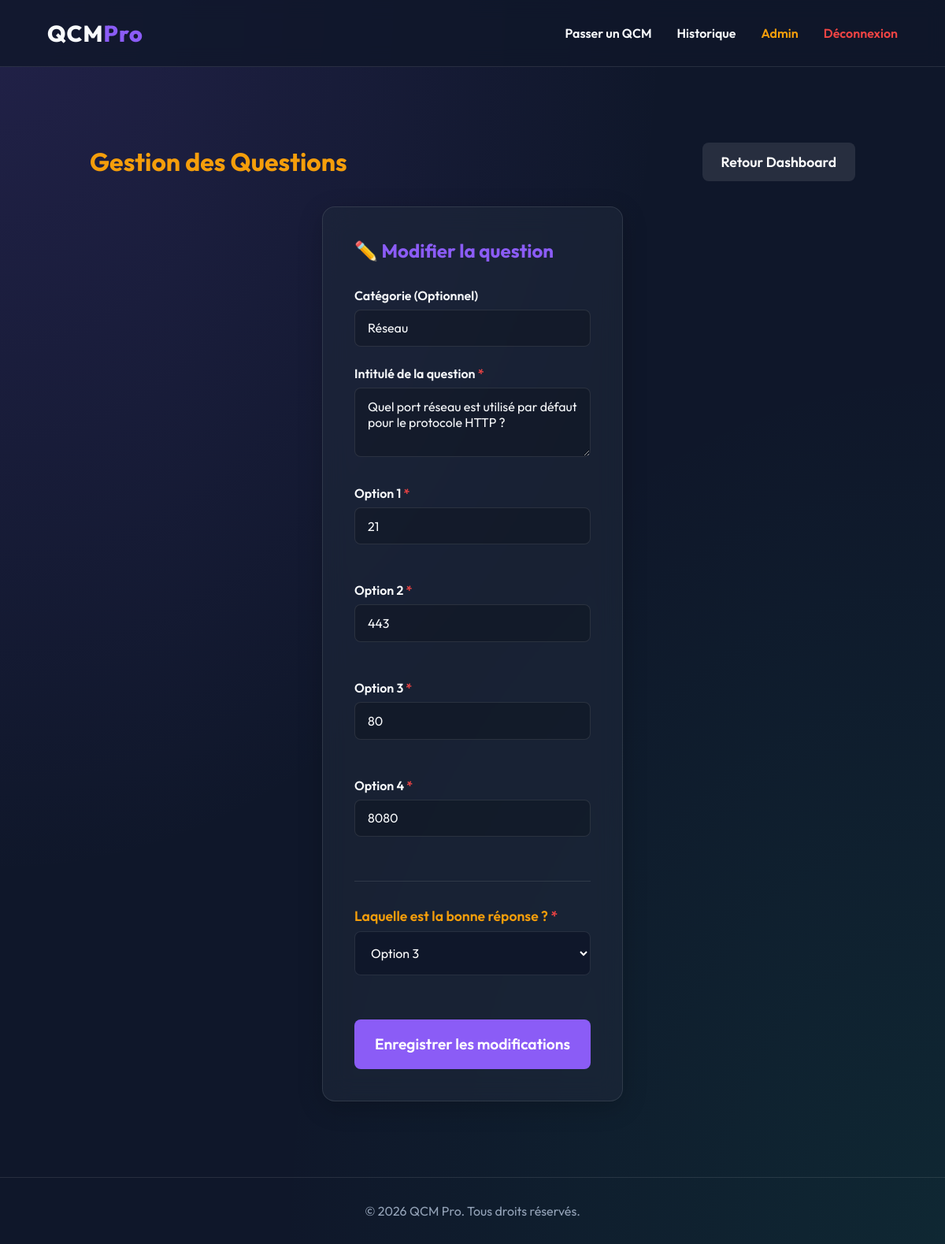
The page /admin/questions.php?action=edit&id=8 (signed in) on the database its author committed.
### tables this page shows
CREATE TABLE IF NOT EXISTS questions (
    id INT AUTO_INCREMENT PRIMARY KEY,
    question TEXT NOT NULL,
    reponse1 VARCHAR(255) NOT NULL,
    reponse2 VARCHAR(255) NOT NULL,
    reponse3 VARCHAR(255) NOT NULL,
    reponse4 VARCHAR(255) NOT NULL,
    bonne_reponse INT NOT NULL CHECK (bonne_reponse BETWEEN 1 AND 4),
    categorie VARCHAR(100)
);

### admin/questions.php (the view, shortened to what this page needs)
<?php
require_once '../config/db.php';
require_once '../includes/header.php';
$action = $_GET['action'] ?? 'list';
$questions = $pdo->query("SELECT * FROM questions ORDER BY id DESC")->fetchAll();
?>
<div class="container">
    <div style="display: flex; flex-wrap: wrap; justify-content: space-between; align-items: center; margin-bottom: 2rem; gap: 1rem;">
        <h1 style="color: var(--warning);">Gestion des Questions</h1>
        <div style="display: flex; gap: 1rem;">
            <a href="admin/index.php" class="btn-submit" style="width: auto; margin:0; text-decoration:none; padding: 0.8rem 1.5rem; background: rgba(255,255,255,0.1);">Retour Dashboard</a>
        </div>
    </div>
    <?php if ($action === 'list'): ?>
        <div class="glass-card" style="overflow-x: auto; padding: 1.5rem;">
            <table style="width: 100%; border-collapse: collapse; text-align: left;">
                <thead>
                    <tr style="border-bottom: 2px solid var(--surface-border);">
                        <th style="padding: 1rem; color: var(--text-muted); font-size: 0.9rem;">ID</th>
                        <th style="padding: 1rem; color: var(--text-muted); font-size: 0.9rem;">Intitulé</th>
                        <th style="padding: 1rem; color: var(--text-muted); font-size: 0.9rem;">Catégorie</th>
                        <th style="padding: 1rem; color: var(--text-muted); font-size: 0.9rem;">Actions</th>
                    </tr>
                </thead>
                <tbody>
                    <?php foreach ($questions as $q): ?>
                        <tr style="border-bottom: 1px solid var(--surface-border); transition: background 0.3s;" onmouseover="this.style.background='rgba(255,255,255,0.05)'" onmouseout="this.style.background='transparent'">
                            <td style="padding: 1rem; font-weight: bold;"><?= $q['id'] ?></td>
                            <td style="padding: 1rem; max-width: 400px; white-space: nowrap; overflow: hidden; text-overflow: ellipsis;">
                                <?= htmlspecialchars($q['question']) ?>
                            </td>
                            <td style="padding: 1rem;">
                                <span style="background: rgba(139, 92, 246, 0.2); color: var(--primary); padding: 0.3rem 0.8rem; border-radius: 20px; font-size: 0.85rem;">
                                    <?= htmlspecialchars($q['categorie'] ?: 'Non classé') ?>
                                </span>
                            </td>
                            <td style="padding: 1rem; display: flex; gap: 0.8rem;">
                                <a href="admin/questions.php?action=edit&id=<?= $q['id'] ?>" class="btn-primary" style="text-decoration:none; padding: 0.5rem 1rem; font-size: 0.85rem;">Modifier</a>
                                <a href="admin/questions.php?delete=<?= $q['id'] ?>" onclick="return confirm('Supprimer définitivement cette question ?');" class="btn-primary" style="text-decoration:none; padding: 0.5rem 1rem; background: var(--danger); font-size: 0.85rem;">Supprimer</a>
                            </td>
                        </tr>
                    <?php endforeach; ?>
                </tbody>
            </table>
        </div>
    <?php elseif ($action === 'add' || $action === 'edit'):
        $edit_q = null;
        if ($action === 'edit' && isset($_GET['id'])) {
            $stmt = $pdo->prepare("SELECT * FROM questions WHERE id = ?");
            $stmt->execute([$_GET['id']]);
            $edit_q = $stmt->fetch();
        }
    ?>
        <div class="glass-card" style="max-width: 800px; margin: 0 auto;">
            <h2 style="margin-bottom: 2rem; color: var(--primary);"><?= $edit_q ? '✏️ Modifier la question' : '➕ Ajouter une question' ?></h2>
            <form method="POST" action="admin/questions.php">
                <div class="form-group">
                    <label>Catégorie (Optionnel)</label>
                    <input type="text" name="categorie" class="form-control" placeholder="Ex: Programmation, Base de données..." value="<?= htmlspecialchars($edit_q['categorie'] ?? '') ?>">
                </div>
                <div class="form-group">
                    <label>Intitulé de la question <span style="color: var(--danger);">*</span></label>
                    <textarea name="question" class="form-control" rows="3" required><?= htmlspecialchars($edit_q['question'] ?? '') ?></textarea>
                </div>
                <div style="display: grid; grid-template-columns: repeat(auto-fit, minmax(300px, 1fr)); gap: 1.5rem; margin-top: 2rem;">
                    <div class="form-group">
                        <label>Option 1 <span style="color: var(--danger);">*</span></label>
                        <input type="text" name="reponse1" class="form-control" required value="<?= htmlspecialchars($edit_q['reponse1'] ?? '') ?>">
                    </div>
                    <div class="form-group">
                        <label>Option 2 <span style="color: var(--danger);">*</span></label>
                        <input type="text" name="reponse2" class="form-control" required value="<?= htmlspecialchars($edit_q['reponse2'] ?? '') ?>">
                    </div>
                    <div class="form-group">
                        <label>Option 3 <span style="color: var(--danger);">*</span></label>
                        <input type="text" name="reponse3" class="form-control" required value="<?= htmlspecialchars($edit_q['reponse3'] ?? '') ?>">
                    </div>
                    <div class="form-group">
                        <label>Option 4 <span style="color: var(--danger);">*</span></label>
                        <input type="text" name="reponse4" class="form-control" required value="<?= htmlspecialchars($edit_q['reponse4'] ?? '') ?>">
                    </div>
                </div>
                <div class="form-group" style="margin-top: 2rem; padding-top: 2rem; border-top: 1px solid var(--surface-border);">
                    <label style="color: var(--warning); font-size: 1.1rem;">Laquelle est la bonne réponse ? <span style="color: var(--danger);">*</span></label>
                    <select name="bonne_reponse" class="form-control" required style="background: var(--bg-color); color: white; cursor: pointer; padding: 1rem;">
                        <option value="3" <?= ($edit_q['bonne_reponse']??1) == 3 ? 'selected' : '' ?>>Option 3</option>
                    </select>
                </div>
                <button type="submit" class="btn-submit" style="font-size: 1.2rem; padding: 1.2rem; margin-top: 2rem;">
                    <?= $edit_q ? 'Enregistrer les modifications' : 'Ajouter à la base' ?>
                </button>
            </form>
        </div>
    <?php endif; ?>
</div>
<?php require_once '../includes/footer.php'; ?>

### public/css/style.css (style rules this page uses)
:root { --bg-color: #0f172a; --surface-color: rgba(30, 41, 59, 0.6); --surface-border: rgba(255, 255, 255, 0.1); --primary: #8b5cf6; --primary-hover: #7c3aed; --text-main: #f8fafc; --text-muted: #94a3b8; --danger: #ef4444; --success: #10b981; --warning: #f59e0b; }
* { margin: 0; padding: 0; box-sizing: border-box; }
body { font-family: 'Outfit', sans-serif; background-color: var(--bg-color); background-image: radial-gradient(at 0% 0%, rgba(139, 92, 246, 0.15) 0px, transparent 50%), radial-gradient(at 100% 100%, rgba(16, 185, 129, 0.1) 0px, transparent 50%); background-attachment: fixed; color: var(--text-main); min-height: 100vh; display: flex; flex-direction: column; }
.container { flex: 1; width: 100%; max-width: 1200px; margin: 0 auto; padding: 3rem 5%; display: flex; flex-direction: column; }
.glass-card { background: var(--surface-color); backdrop-filter: blur(16px); border: 1px solid var(--surface-border); border-radius: 16px; padding: 2.5rem; box-shadow: 0 8px 32px rgba(0, 0, 0, 0.2); }
.form-group { margin-bottom: 1.5rem; }
.form-group label { display: block; margin-bottom: 0.5rem; font-weight: 600; }
.form-control { width: 100%; padding: 0.8rem 1rem; background: rgba(0, 0, 0, 0.2); border: 1px solid var(--surface-border); border-radius: 8px; color: var(--text-main); font-family: inherit; font-size: 1rem; transition: border-color 0.3s, box-shadow 0.3s; }
.btn-submit { width: 100%; background: var(--primary); color: white; border: none; padding: 1rem; font-size: 1.1rem; font-weight: 600; border-radius: 8px; cursor: pointer; transition: all 0.3s ease; font-family: inherit; margin-top: 1rem; }

### rows shown on the page
questions: categorie "Réseau", question "Quel port réseau est utilisé par défaut pour le protocole HTTP ?", reponse1 "21", reponse2 "443", reponse3 "80", reponse4 "8080", bonne_reponse "Option 3"
